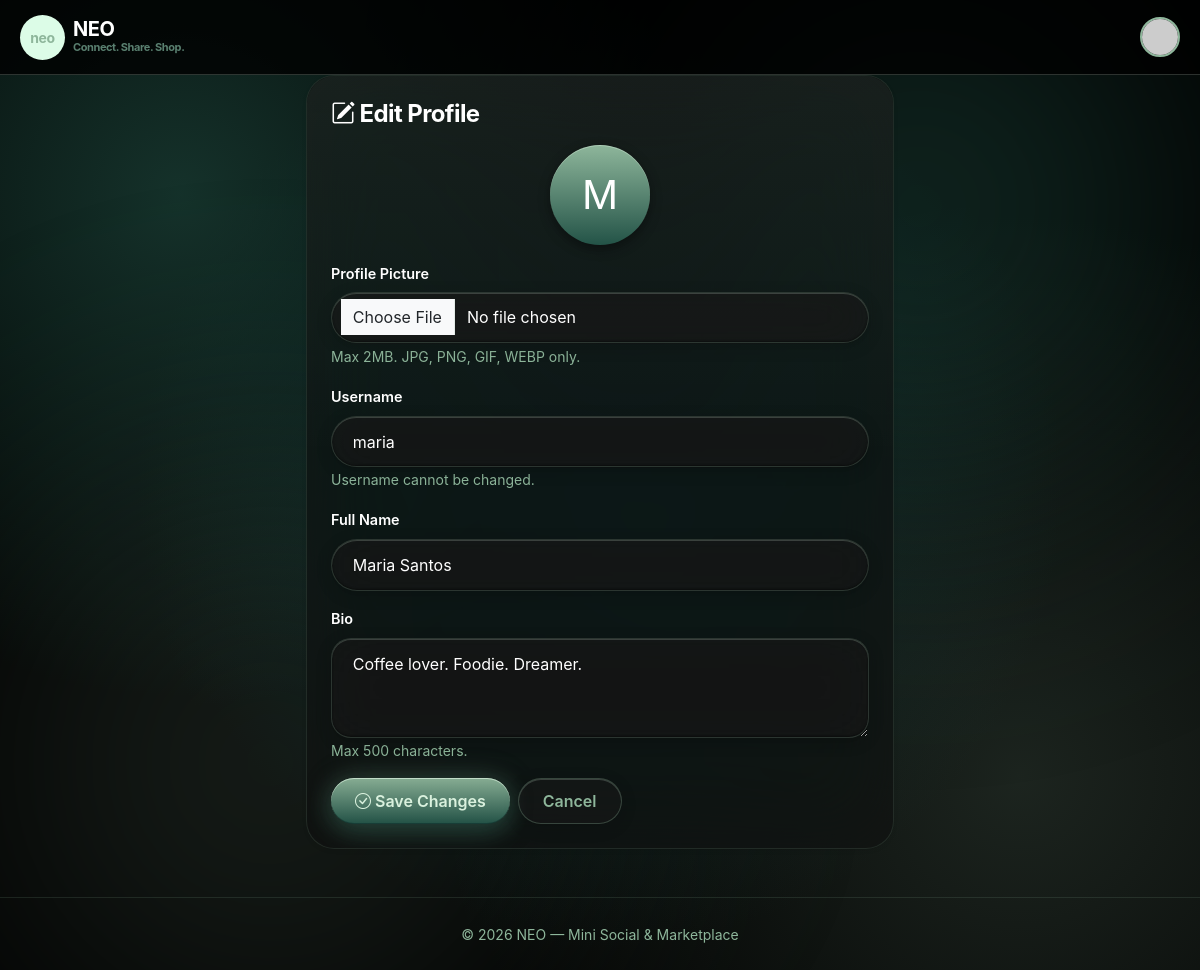
Screenshot of /index.php?page=profile.edit (signed in) with the database file from the repository.
### tables this page shows
CREATE TABLE users (
    id INT AUTO_INCREMENT PRIMARY KEY,
    username VARCHAR(50) NOT NULL UNIQUE,
    password VARCHAR(255) NOT NULL,
    full_name VARCHAR(100) NOT NULL,
    bio TEXT DEFAULT NULL,
    profile_image VARCHAR(255) DEFAULT 'default.png',
    created_at TIMESTAMP DEFAULT CURRENT_TIMESTAMP
);

### app/controllers/ProfileController.php (called while the page is built, shortened)
<?php
require_once __DIR__ . '/../models/UserModel.php';
class ProfileController {
    private $userModel;
    public function __construct() {
        $db = (new Database())->getConnection();
        $this->userModel = new UserModel($db);
    }
    public function edit() {
        $user = $this->userModel->findById($_SESSION['user_id']);
        require __DIR__ . '/../views/profile/edit.php';
    }
}

### app/models/UserModel.php (called while the page is built, shortened)
<?php
class UserModel {
    private $conn;
    private $table = 'users';
    public function __construct($db) {
        $this->conn = $db;
    }
    public function findById($id) {
        $sql = "SELECT * FROM {$this->table} WHERE id = :id LIMIT 1";
        $stmt = $this->conn->prepare($sql);
        $stmt->bindParam(':id', $id, PDO::PARAM_INT);
        $stmt->execute();
        return $stmt->fetch();
    }
}

### app/views/profile/edit.php (the view, shortened to what this page needs)
<?php require_once __DIR__ . '/../layouts/header.php'; ?>
<div class="row justify-content-center">
    <div class="col-lg-6">
        <div class="card shadow-sm border-0">
            <div class="card-body p-4">
                <h4 class="mb-3"><i class="bi bi-pencil-square"></i> Edit Profile</h4>
                <form method="POST" action="index.php?page=profile.edit" enctype="multipart/form-data">
                    <div class="mb-3 text-center">
                        <div class="rounded-circle bg-primary text-white mx-auto mb-2 align-items-center justify-content-center"
                             style="width: 100px; height: 100px; font-size: 2.5rem; display: none;">
                            <?= strtoupper(substr($user['full_name'], 0, 1)) ?>
                        </div>
                    </div>
                    <div class="mb-3">
                        <label class="form-label">Profile Picture</label>
                        <input type="file" name="profile_image" class="form-control" accept="image/*">
                        <small class="text-muted">Max 2MB. JPG, PNG, GIF, WEBP only.</small>
                    </div>
                    <div class="mb-3">
                        <label class="form-label">Username</label>
                        <input type="text" class="form-control" value="<?= htmlspecialchars($user['username']) ?>" disabled>
                        <small class="text-muted">Username cannot be changed.</small>
                    </div>
                    <div class="mb-3">
                        <label class="form-label">Full Name</label>
                        <input type="text" name="full_name" class="form-control"
                               value="<?= htmlspecialchars($_POST['full_name'] ?? $user['full_name']) ?>" required>
                    </div>
                    <div class="mb-3">
                        <label class="form-label">Bio</label>
                        <textarea name="bio" class="form-control" rows="3" maxlength="500"><?= htmlspecialchars($_POST['bio'] ?? $user['bio']) ?></textarea>
                        <small class="text-muted">Max 500 characters.</small>
                    </div>
                    <div class="d-flex gap-2">
                        <button type="submit" class="btn btn-primary">
                            <i class="bi bi-check-circle"></i> Save Changes
                        </button>
                        <a href="index.php?page=profile&id=<?= $_SESSION['user_id'] ?>"
                           class="btn btn-outline-secondary">Cancel</a>
                    </div>
                </form>
            </div>
        </div>
    </div>
</div>
<?php require_once __DIR__ . '/../layouts/footer.php'; ?>

### rows the page displays
users: full_name "M", username "maria", full_name "Maria Santos", bio "Coffee lover. Foodie. Dreamer."
